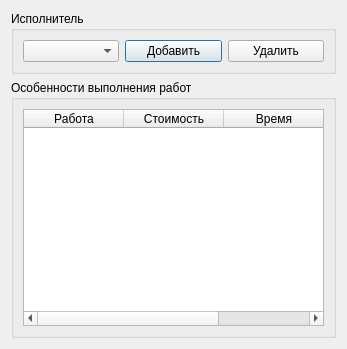
<?xml version="1.0" encoding="UTF-8"?>
<ui version="4.0">
 <class>WorkersDialog</class>
 <widget class="QDialog" name="WorkersDialog">
  <property name="geometry">
   <rect>
    <x>0</x>
    <y>0</y>
    <width>347</width>
    <height>349</height>
   </rect>
  </property>
  <property name="windowTitle">
   <string>Исполнители</string>
  </property>
  <layout class="QGridLayout" name="gridLayout_3">
   <item row="1" column="0" colspan="2">
    <widget class="QGroupBox" name="groupBox">
     <property name="title">
      <string>Особенности выполнения работ</string>
     </property>
     <layout class="QGridLayout" name="gridLayout">
      <item row="0" column="0">
       <widget class="QTableWidget" name="tlwWorkerWorks">
        <column>
         <property name="text">
          <string>Работа</string>
         </property>
        </column>
        <column>
         <property name="text">
          <string>Стоимость</string>
         </property>
        </column>
        <column>
         <property name="text">
          <string>Время</string>
         </property>
        </column>
       </widget>
      </item>
     </layout>
    </widget>
   </item>
   <item row="0" column="0" colspan="2">
    <widget class="QGroupBox" name="groupBox_2">
     <property name="title">
      <string>Исполнитель</string>
     </property>
     <layout class="QGridLayout" name="gridLayout_2">
      <item row="0" column="1">
       <widget class="QPushButton" name="pbWorkerAdd">
        <property name="text">
         <string>Добавить</string>
        </property>
       </widget>
      </item>
      <item row="0" column="0">
       <widget class="QComboBox" name="cbWorker"/>
      </item>
      <item row="0" column="2">
       <widget class="QPushButton" name="pbWorkerDelete">
        <property name="text">
         <string>Удалить</string>
        </property>
       </widget>
      </item>
     </layout>
    </widget>
   </item>
  </layout>
 </widget>
 <resources/>
 <connections/>
</ui>
